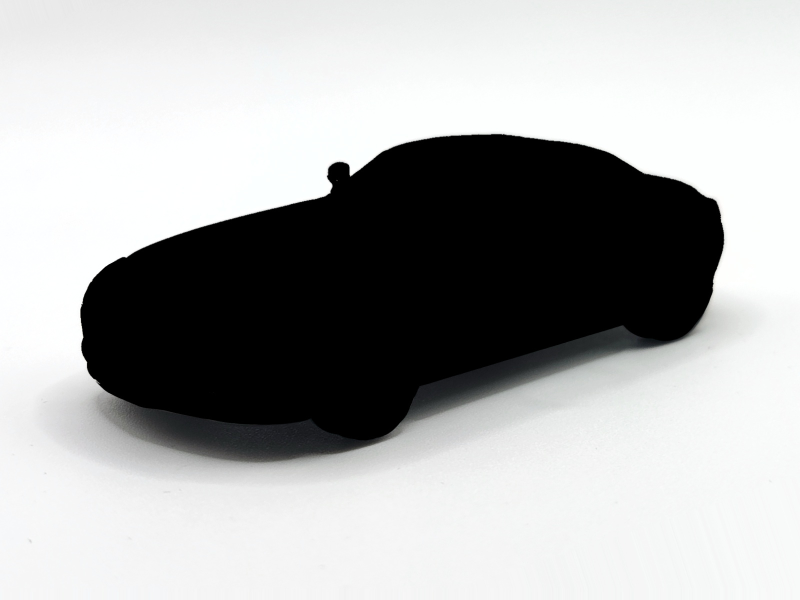
#> input picture mystery_hero.jpg, 1600 x 1200 px (shown at 1/2 size)
$ python halve_widths.py .. out
#> lines starting #> are read from the running program, lines starting #| are printed output that depends on the picture
#!/usr/bin/env python3
"""
Resize images proportionally from 800x300 to 400x150.
Usage: python resize_images.py [input_folder] [output_folder]
Defaults: input_folder=./images, output_folder=./resized_images
"""

import os
import sys
from pathlib import Path

try:
    from PIL import Image
except ImportError:
    print("Pillow is not installed. Install it with: pip install Pillow")
    sys.exit(1)

# --- Configuration ---
TARGET_WIDTH = 400
TARGET_HEIGHT = 150
SUPPORTED_FORMATS = {".jpg", ".jpeg", ".png", ".bmp", ".gif", ".webp", ".tiff"}


def resize_images(input_dir: str, output_dir: str) -> None:
#> called with input_dir = '..', output_dir = 'out'
    input_path = Path(input_dir)
    output_path = Path(output_dir)

    if not input_path.exists():
        print(f"Error: Input folder '{input_dir}' does not exist.")
        sys.exit(1)

    output_path.mkdir(parents=True, exist_ok=True)

    image_files = [
        f for f in input_path.iterdir()
        if f.is_file() and f.suffix.lower() in SUPPORTED_FORMATS
    ]

    if not image_files:
        print(f"No supported images found in '{input_dir}'.")
        return

    print(f"Found {len(image_files)} image(s). Resizing to {TARGET_WIDTH}x{TARGET_HEIGHT}...\n")

    success, skipped, failed = 0, 0, 0

    for img_file in sorted(image_files):
        try:
            with Image.open(img_file) as img:
#> img is the input picture: PIL image 1600x1200 RGB; mean R, G, B 171.9, 172.7, 172.5
                orig_width, orig_height = img.size
#> orig_width = 1600; orig_height = 1200

                # Proportional resize: scale to fit within target dimensions
                scale = min(TARGET_WIDTH / orig_width, TARGET_HEIGHT / orig_height)
#> scale = 0.125
                new_width = round(orig_width * scale)
#> new_width = 200
                new_height = round(orig_height * scale)
#> new_height = 150

                resized = img.resize((new_width, new_height), Image.LANCZOS)
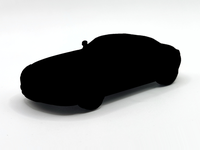
#> resized: PIL image 200x150 RGB; mean R, G, B 171.9, 172.7, 172.5

                out_file = output_path / img_file.name
                resized.save(out_file)

                print(f"  ✓ {img_file.name}: {orig_width}x{orig_height} → {new_width}x{new_height}")
#|   ✓ mystery_hero.jpg: 1600x1200 → 200x150
                success += 1

        except Exception as e:
            print(f"  ✗ {img_file.name}: Failed — {e}")
            failed += 1

    print(f"\nDone: {success} resized, {skipped} skipped, {failed} failed.")
    print(f"Output saved to: {output_path.resolve()}")


if __name__ == "__main__":
    input_folder  = sys.argv[1] if len(sys.argv) > 1 else "./images"
    output_folder = sys.argv[2] if len(sys.argv) > 2 else "./resized_images"
    resize_images(input_folder, output_folder)
